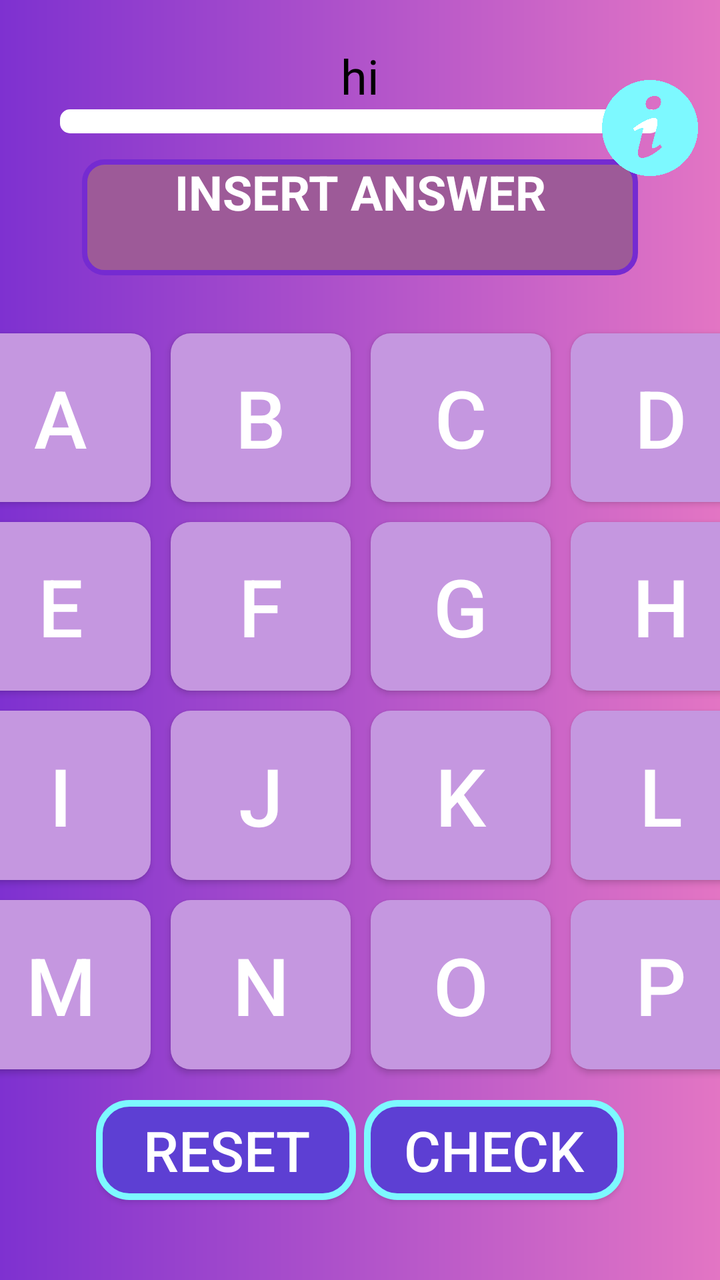
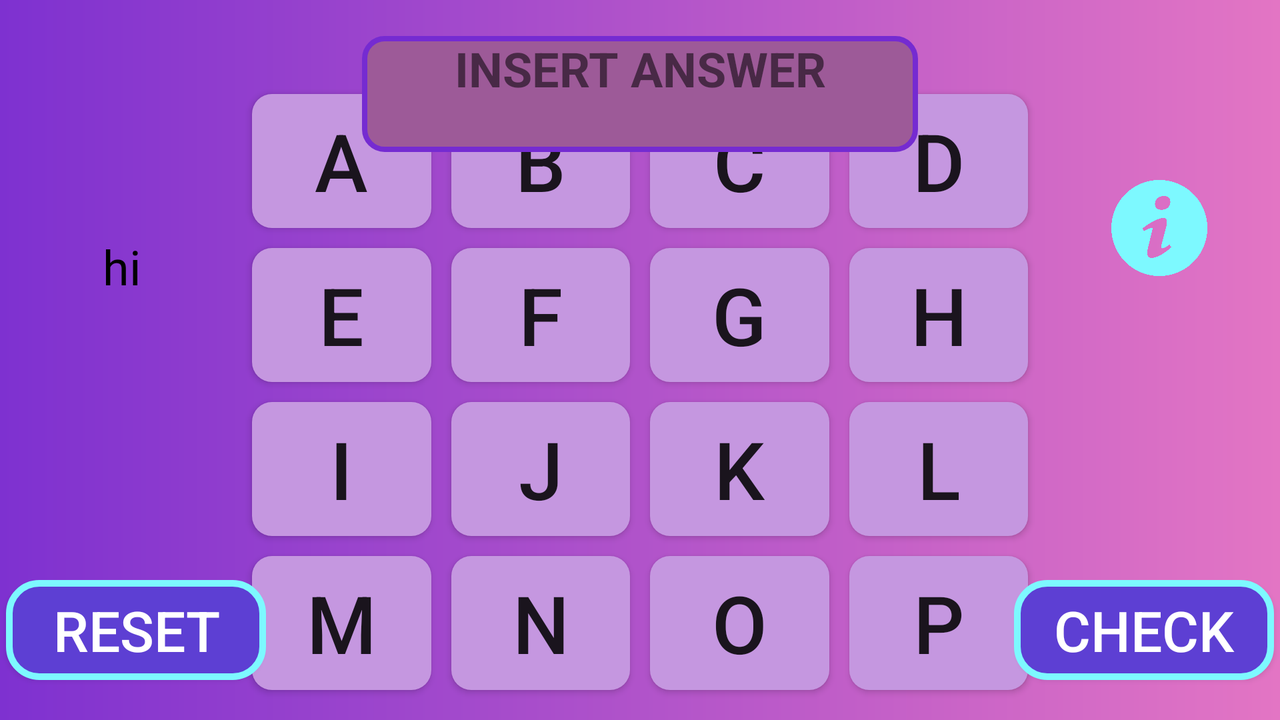

First picture: res/layout/ on a phone held upright. Second picture: the repository's own variant of that layout, on a device whose configuration matches the variant's folder. Source for both follows.
<!-- AndroidManifest.xml: application theme Base.Theme.WordGame -->
<!-- res/layout/activity_main_1.xml -->
<?xml version="1.0" encoding="utf-8"?>
<androidx.constraintlayout.widget.ConstraintLayout xmlns:android="http://schemas.android.com/apk/res/android"
    xmlns:app="http://schemas.android.com/apk/res-auto"
    xmlns:grid="http://schemas.android.com/apk/res-auto"
    xmlns:tools="http://schemas.android.com/tools"
    android:layout_width="match_parent"
    android:layout_height="match_parent"
    android:background="@drawable/background"
    android:orientation="vertical"
    tools:context=".MainActivity3">

    <ProgressBar
        android:id="@+id/loadprog"
        style="?android:attr/progressBarStyleHorizontal"
        android:layout_width="300dp"
        android:layout_height="12dp"
        android:progressDrawable="@drawable/progbar"
        app:layout_constraintEnd_toEndOf="parent"
        app:layout_constraintHorizontal_bias="0.5"
        app:layout_constraintStart_toStartOf="parent"
        app:layout_constraintTop_toBottomOf="@+id/actualtimer" />

    <GridLayout
        android:id="@+id/gridLayout"
        android:layout_width="400dp"
        android:layout_height="378dp"
        android:layout_margin="10sp"
        android:layout_marginTop="200dp"
        android:columnCount="4"
        android:rowCount="4"
        app:layout_constraintBottom_toBottomOf="parent"
        app:layout_constraintEnd_toEndOf="parent"
        app:layout_constraintHorizontal_bias="0.5"
        app:layout_constraintStart_toStartOf="parent"
        app:layout_constraintTop_toTopOf="parent"
        app:layout_constraintVertical_bias="0.627">

        <Button
            android:id="@+id/button1"
            android:layout_rowWeight="1"
            android:layout_columnWeight="1"
            android:layout_gravity="fill"
            android:layout_margin="5sp"
            android:background="@drawable/unclicked"
            android:text="A"
            android:textColor="@android:color/primary_text_dark"
            android:textSize="40sp" />

        <Button
            android:id="@+id/button2"
            android:layout_rowWeight="1"
            android:layout_columnWeight="1"
            android:layout_gravity="fill"
            android:layout_margin="5sp"
            android:background="@drawable/unclicked"
            android:text="B"
            android:textColor="@android:color/primary_text_dark"
            android:textSize="40sp" />

        <Button
            android:id="@+id/button3"
            android:layout_rowWeight="1"
            android:layout_columnWeight="1"
            android:layout_gravity="fill"
            android:layout_margin="5sp"
            android:background="@drawable/unclicked"
            android:text="C"
            android:textColor="@android:color/primary_text_dark"
            android:textSize="40sp" />

        <Button
            android:id="@+id/button4"
            android:layout_rowWeight="1"
            android:layout_columnWeight="1"
            android:layout_gravity="fill"
            android:layout_margin="5sp"
            android:background="@drawable/unclicked"
            android:text="D"
            android:textColor="@android:color/primary_text_dark"
            android:textSize="40sp" />

        <Button
            android:id="@+id/button5"
            android:layout_rowWeight="1"
            android:layout_columnWeight="1"
            android:layout_gravity="fill"
            android:layout_margin="5sp"
            android:background="@drawable/unclicked"
            android:text="E"
            android:textColor="@android:color/primary_text_dark"
            android:textSize="40sp" />

        <Button
            android:id="@+id/button6"
            android:layout_rowWeight="1"
            android:layout_columnWeight="1"
            android:layout_gravity="fill"
            android:layout_margin="5sp"
            android:background="@drawable/unclicked"
            android:text="F"
            android:textColor="@android:color/primary_text_dark"
            android:textSize="40sp" />

        <Button
            android:id="@+id/button7"
            android:layout_rowWeight="1"
            android:layout_columnWeight="1"
            android:layout_gravity="fill"
            android:layout_margin="5sp"
            android:background="@drawable/unclicked"
            android:text="G"
            android:textColor="@android:color/primary_text_dark"
            android:textSize="40sp" />

        <Button
            android:id="@+id/button8"
            android:layout_rowWeight="1"
            android:layout_columnWeight="1"
            android:layout_gravity="fill"
            android:layout_margin="5sp"
            android:background="@drawable/unclicked"
            android:text="H"
            android:textColor="@android:color/primary_text_dark"
            android:textSize="40sp" />

        <Button
            android:id="@+id/button9"
            android:layout_rowWeight="1"
            android:layout_columnWeight="1"
            android:layout_gravity="fill"
            android:layout_margin="5sp"
            android:background="@drawable/unclicked"
            android:text="I"
            android:textColor="@android:color/primary_text_dark"
            android:textSize="40sp" />

        <Button
            android:id="@+id/button10"
            android:layout_rowWeight="1"
            android:layout_columnWeight="1"
            android:layout_gravity="fill"
            android:layout_margin="5sp"
            android:background="@drawable/unclicked"
            android:text="J"
            android:textColor="@android:color/primary_text_dark"
            android:textSize="40sp" />

        <Button
            android:id="@+id/button11"
            android:layout_rowWeight="1"
            android:layout_columnWeight="1"
            android:layout_gravity="fill"
            android:layout_margin="5sp"
            android:background="@drawable/unclicked"
            android:text="K"
            android:textColor="@android:color/primary_text_dark"
            android:textSize="40sp" />

        <Button
            android:id="@+id/button12"
            android:layout_rowWeight="1"
            android:layout_columnWeight="1"
            android:layout_gravity="fill"
            android:layout_margin="5sp"
            android:background="@drawable/unclicked"
            android:text="L"
            android:textColor="@android:color/primary_text_dark"
            android:textSize="40sp" />

        <Button
            android:id="@+id/button13"
            android:layout_rowWeight="1"
            android:layout_columnWeight="1"
            android:layout_gravity="fill"
            android:layout_margin="5sp"
            android:background="@drawable/unclicked"
            android:text="M"
            android:textColor="@android:color/primary_text_dark"
            android:textSize="40sp" />

        <Button
            android:id="@+id/button14"
            android:layout_rowWeight="1"
            android:layout_columnWeight="1"
            android:layout_gravity="fill"
            android:layout_margin="5sp"
            android:background="@drawable/unclicked"
            android:text="N"
            android:textColor="@android:color/primary_text_dark"
            android:textSize="40sp" />

        <Button
            android:id="@+id/button15"
            android:layout_rowWeight="1"
            android:layout_columnWeight="1"
            android:layout_gravity="fill"
            android:layout_margin="5sp"
            android:background="@drawable/unclicked"
            android:text="O"
            android:textColor="@android:color/primary_text_dark"
            android:textSize="40sp" />

        <Button
            android:id="@+id/button16"
            android:layout_rowWeight="1"
            android:layout_columnWeight="1"
            android:layout_gravity="fill"
            android:layout_margin="5sp"
            android:background="@drawable/unclicked"
            android:text="P"
            android:textColor="@android:color/primary_text_dark"
            android:textSize="40sp" />

    </GridLayout>


    <Button
        android:id="@+id/reset"
        android:layout_width="130dp"
        android:layout_height="50dp"
        android:layout_marginStart="48dp"
        android:layout_marginBottom="40dp"
        android:background="@drawable/resetcheck"
        android:text="Reset"
        android:textAlignment="center"
        android:textColor="@color/white"
        android:textSize="28sp"
        grid:layout_constraintBottom_toBottomOf="parent"
        grid:layout_constraintStart_toStartOf="parent" />

    <Button
        android:id="@+id/check"
        android:layout_width="130dp"
        android:layout_height="50dp"
        android:layout_marginEnd="48dp"
        android:layout_marginBottom="40dp"
        android:background="@drawable/resetcheck"
        android:text="Check"
        android:textAlignment="center"
        android:textColor="@color/white"
        android:textSize="28sp"
        app:layout_constraintBottom_toBottomOf="parent"
        app:layout_constraintEnd_toEndOf="parent" />

    <TextView
        android:id="@+id/answer"
        android:layout_width="278dp"
        android:layout_height="58dp"
        android:layout_marginBottom="24dp"
        android:background="@drawable/clicked"
        android:text="INSERT ANSWER"
        android:textAlignment="center"
        android:textAllCaps="true"
        android:textColor="@android:color/primary_text_dark"
        android:textSize="24sp"
        android:textStyle="bold"
        app:layout_constraintBottom_toTopOf="@+id/gridLayout"
        app:layout_constraintEnd_toEndOf="parent"
        app:layout_constraintStart_toStartOf="parent" />

    <Button
        android:id="@+id/life3"
        android:layout_width="50dp"
        android:layout_height="50dp"
        android:layout_marginStart="30dp"
        android:layout_marginTop="35dp"
        android:background="@drawable/redheart"
        app:layout_constraintStart_toStartOf="parent"
        app:layout_constraintTop_toTopOf="parent" />

    <Button
        android:id="@+id/life2"
        android:layout_width="50dp"
        android:layout_height="50dp"
        android:layout_marginStart="80dp"
        android:layout_marginTop="35dp"
        android:background="@drawable/redheart"
        app:layout_constraintStart_toStartOf="parent"
        app:layout_constraintTop_toTopOf="parent" />

    <Button
        android:id="@+id/life1"
        android:layout_width="50dp"
        android:layout_height="50dp"
        android:layout_marginStart="130dp"
        android:layout_marginTop="35dp"
        android:background="@drawable/redheart"
        app:layout_constraintStart_toStartOf="parent"
        app:layout_constraintTop_toTopOf="parent" />

    <Button
        android:id="@+id/clueinfo"
        android:layout_width="48dp"
        android:layout_height="48dp"
        android:layout_marginStart="110dp"
        android:layout_marginTop="40dp"
        android:background="@drawable/i"
        android:backgroundTint="#7DF9FF"
        app:layout_constraintEnd_toEndOf="parent"
        app:layout_constraintStart_toEndOf="@+id/life1"
        app:layout_constraintTop_toTopOf="parent" />

    <TextView
        android:id="@+id/actualtimer"
        android:layout_width="150dp"
        android:layout_height="33dp"
        android:layout_marginBottom="25dp"
        android:background="@drawable/textboxbg"
        android:fontFamily="@font/acme"
        android:text="hi"
        android:textAlignment="center"
        android:textColor="@color/black"
        android:textSize="24sp"
        app:layout_constraintBottom_toTopOf="@+id/answer"
        app:layout_constraintEnd_toEndOf="parent"
        app:layout_constraintHorizontal_bias="0.5"
        app:layout_constraintStart_toStartOf="parent" />

</androidx.constraintlayout.widget.ConstraintLayout>
<!-- resources referenced by this layout -->
<resources>
  <color name="black">#FF000000</color>
  <color name="white">#FFFFFFFF</color>
  <!-- drawable background (drawable) -->
  <?xml version="1.0" encoding="utf-8"?>
  <shape xmlns:android="http://schemas.android.com/apk/res/android">
      <gradient
          android:startColor="#E375C4"
          android:endColor="#7E31D0"
          android:angle="180"
          />
  </shape>
  <!-- drawable clicked (drawable) -->
  <?xml version="1.0" encoding="utf-8"?>
  <shape xmlns:android="http://schemas.android.com/apk/res/android">
      <solid
          android:color="#9D5A98"></solid>
      <corners
          android:topLeftRadius="10dp"
          android:topRightRadius="10dp"
          android:bottomLeftRadius="10dp"
          android:bottomRightRadius="10dp"></corners>
      <stroke android:width="8px" android:color="#752BD1" />
  </shape>
  <!-- drawable i: png bitmap (drawable, 43830 bytes) -->
  <!-- drawable progbar (drawable) -->
  <layer-list xmlns:android="http://schemas.android.com/apk/res/android">
  
      <item android:id="@android:id/background">
          <shape>
              <corners android:radius="5dip" />
              <solid
                  android:color="@color/white"
                  />
          </shape>
      </item>
  
      <item android:id="@android:id/progress">
          <clip>
              <scale android:scaleWidth="100%">
              <shape>
                  <corners android:radius="5dip" />
                  <gradient
                      android:startColor="#22FF00"
                      android:centerColor="#FFDD00"
                      android:centerY="0.75"
                      android:endColor="#FF0000"
                      android:angle="180"
                      />
              </shape>
              </scale>
          </clip>
      </item>
  
  </layer-list>
  <!-- drawable resetcheck (drawable) -->
  <?xml version="1.0" encoding="utf-8"?>
  <shape xmlns:android="http://schemas.android.com/apk/res/android">
      <solid
          android:color="#5D3FD3"></solid>
      <corners
          android:topLeftRadius="15dp"
          android:topRightRadius="15dp"
          android:bottomLeftRadius="15dp"
          android:bottomRightRadius="15dp"></corners>
      <stroke android:width="10px" android:color="#7DF9FF" />
  </shape>
  <!-- drawable unclicked (drawable) -->
  <?xml version="1.0" encoding="utf-8"?>
  <shape xmlns:android="http://schemas.android.com/apk/res/android">
      <solid
          android:color="#C597E0"></solid>
      <corners
          android:topLeftRadius="10dp"
          android:topRightRadius="10dp"
          android:bottomLeftRadius="10dp"
          android:bottomRightRadius="10dp"></corners>
  </shape>
  <!-- from res/values-v23/ -->
  <style name="Base.Theme.WordGame" parent="Theme.AppCompat.DayNight.NoActionBar">
          
          
      </style>
</resources>
<!-- res/layout-land/activity_main_1.xml (the repository's variant of the layout above) -->
<!-- drawn on the phone turned sideways -->
<?xml version="1.0" encoding="utf-8"?>
<androidx.constraintlayout.widget.ConstraintLayout xmlns:android="http://schemas.android.com/apk/res/android"
    xmlns:app="http://schemas.android.com/apk/res-auto"
    xmlns:grid="http://schemas.android.com/apk/res-auto"
    xmlns:tools="http://schemas.android.com/tools"
    android:layout_width="match_parent"
    android:layout_height="match_parent"
    android:background="@drawable/background"
    android:orientation="vertical"
    tools:context=".MainActivity3">

    <ProgressBar
        android:id="@+id/loadprog"
        style="?android:attr/progressBarStyleHorizontal"
        android:layout_width="300dp"
        android:layout_height="12dp"
        android:layout_marginTop="5dp"
        android:layout_marginBottom="5dp"
        android:progressDrawable="@drawable/progbar"
        app:layout_constraintBottom_toTopOf="@+id/gridLayout"
        app:layout_constraintEnd_toEndOf="parent"
        app:layout_constraintHorizontal_bias="0.5"
        app:layout_constraintStart_toStartOf="parent"
        app:layout_constraintTop_toBottomOf="@+id/answer" />


    <GridLayout
        android:id="@+id/gridLayout"
        android:layout_width="398dp"
        android:layout_height="308dp"
        android:layout_marginBottom="10dp"
        android:columnCount="4"
        android:rowCount="4"
        app:layout_constraintBottom_toBottomOf="parent"
        app:layout_constraintEnd_toEndOf="parent"
        app:layout_constraintHorizontal_bias="0.5"
        app:layout_constraintStart_toStartOf="parent">

        <Button
            android:id="@+id/button1"
            android:layout_rowWeight="1"
            android:layout_columnWeight="1"
            android:layout_gravity="fill"
            android:layout_margin="5sp"
            android:background="@drawable/unclicked"
            android:text="A"
            android:textSize="40sp" />

        <Button
            android:id="@+id/button2"
            android:layout_rowWeight="1"
            android:layout_columnWeight="1"
            android:layout_gravity="fill"
            android:layout_margin="5sp"
            android:background="@drawable/unclicked"
            android:text="B"
            android:textSize="40sp" />

        <Button
            android:id="@+id/button3"
            android:layout_rowWeight="1"
            android:layout_columnWeight="1"
            android:layout_gravity="fill"
            android:layout_margin="5sp"
            android:background="@drawable/unclicked"
            android:text="C"
            android:textSize="40sp" />

        <Button
            android:id="@+id/button4"
            android:layout_rowWeight="1"
            android:layout_columnWeight="1"
            android:layout_gravity="fill"
            android:layout_margin="5sp"
            android:background="@drawable/unclicked"
            android:text="D"
            android:textSize="40sp" />

        <Button
            android:id="@+id/button5"
            android:layout_rowWeight="1"
            android:layout_columnWeight="1"
            android:layout_gravity="fill"
            android:layout_margin="5sp"
            android:background="@drawable/unclicked"
            android:text="E"
            android:textSize="40sp" />

        <Button
            android:id="@+id/button6"
            android:layout_rowWeight="1"
            android:layout_columnWeight="1"
            android:layout_gravity="fill"
            android:layout_margin="5sp"
            android:background="@drawable/unclicked"
            android:text="F"
            android:textSize="40sp" />

        <Button
            android:id="@+id/button7"
            android:layout_rowWeight="1"
            android:layout_columnWeight="1"
            android:layout_gravity="fill"
            android:layout_margin="5sp"
            android:background="@drawable/unclicked"
            android:text="G"
            android:textSize="40sp" />

        <Button
            android:id="@+id/button8"
            android:layout_rowWeight="1"
            android:layout_columnWeight="1"
            android:layout_gravity="fill"
            android:layout_margin="5sp"
            android:background="@drawable/unclicked"
            android:text="H"
            android:textSize="40sp" />

        <Button
            android:id="@+id/button9"
            android:layout_rowWeight="1"
            android:layout_columnWeight="1"
            android:layout_gravity="fill"
            android:layout_margin="5sp"
            android:background="@drawable/unclicked"
            android:text="I"
            android:textSize="40sp" />

        <Button
            android:id="@+id/button10"
            android:layout_rowWeight="1"
            android:layout_columnWeight="1"
            android:layout_gravity="fill"
            android:layout_margin="5sp"
            android:background="@drawable/unclicked"
            android:text="J"
            android:textSize="40sp" />

        <Button
            android:id="@+id/button11"
            android:layout_rowWeight="1"
            android:layout_columnWeight="1"
            android:layout_gravity="fill"
            android:layout_margin="5sp"
            android:background="@drawable/unclicked"
            android:text="K"
            android:textSize="40sp" />

        <Button
            android:id="@+id/button12"
            android:layout_rowWeight="1"
            android:layout_columnWeight="1"
            android:layout_gravity="fill"
            android:layout_margin="5sp"
            android:background="@drawable/unclicked"
            android:text="L"
            android:textSize="40sp" />

        <Button
            android:id="@+id/button13"
            android:layout_rowWeight="1"
            android:layout_columnWeight="1"
            android:layout_gravity="fill"
            android:layout_margin="5sp"
            android:background="@drawable/unclicked"
            android:text="M"
            android:textSize="40sp" />

        <Button
            android:id="@+id/button14"
            android:layout_rowWeight="1"
            android:layout_columnWeight="1"
            android:layout_gravity="fill"
            android:layout_margin="5sp"
            android:background="@drawable/unclicked"
            android:text="N"
            android:textSize="40sp" />

        <Button
            android:id="@+id/button15"
            android:layout_rowWeight="1"
            android:layout_columnWeight="1"
            android:layout_gravity="fill"
            android:layout_margin="5sp"
            android:background="@drawable/unclicked"
            android:text="O"
            android:textSize="40sp" />

        <Button
            android:id="@+id/button16"
            android:layout_rowWeight="1"
            android:layout_columnWeight="1"
            android:layout_gravity="fill"
            android:layout_margin="5sp"
            android:background="@drawable/unclicked"
            android:text="P"
            android:textSize="40sp" />

    </GridLayout>

    <Button
        android:id="@+id/reset"
        android:layout_width="130dp"
        android:layout_height="50dp"
        android:layout_marginStart="20dp"
        android:layout_marginEnd="5dp"
        android:layout_marginBottom="20dp"
        android:background="@drawable/resetcheck"
        android:text="Reset"
        android:textAlignment="center"
        android:textColor="@color/white"
        android:textSize="28sp"
        app:layout_constraintEnd_toStartOf="@+id/gridLayout"
        grid:layout_constraintBottom_toBottomOf="parent"
        grid:layout_constraintStart_toStartOf="parent" />

    <Button
        android:id="@+id/check"
        android:layout_width="130dp"
        android:layout_height="50dp"
        android:layout_marginStart="5dp"
        android:layout_marginEnd="20dp"
        android:layout_marginBottom="20dp"
        android:background="@drawable/resetcheck"
        android:text="Check"
        android:textAlignment="center"
        android:textColor="@color/white"
        android:textSize="28sp"
        app:layout_constraintBottom_toBottomOf="parent"
        app:layout_constraintEnd_toEndOf="parent"
        app:layout_constraintStart_toEndOf="@+id/gridLayout" />

    <TextView
        android:id="@+id/answer"
        android:layout_width="278dp"
        android:layout_height="58dp"
        android:layout_marginTop="18dp"
        android:background="@drawable/clicked"
        android:text="INSERT ANSWER"
        android:textAlignment="center"
        android:textAllCaps="true"
        android:textSize="24sp"
        android:textStyle="bold"
        app:layout_constraintEnd_toEndOf="parent"
        app:layout_constraintHorizontal_bias="0.5"
        app:layout_constraintStart_toStartOf="parent"
        app:layout_constraintTop_toTopOf="parent" />

    <Button
        android:id="@+id/life3"
        android:layout_width="50dp"
        android:layout_height="50dp"
        android:layout_marginStart="30dp"
        android:layout_marginTop="35dp"
        android:background="@drawable/redheart"
        app:layout_constraintStart_toStartOf="parent"
        app:layout_constraintTop_toTopOf="parent" />

    <Button
        android:id="@+id/life2"
        android:layout_width="50dp"
        android:layout_height="50dp"
        android:layout_marginTop="35dp"
        android:background="@drawable/redheart"
        app:layout_constraintStart_toEndOf="@+id/life3"
        app:layout_constraintTop_toTopOf="parent" />

    <Button
        android:id="@+id/life1"
        android:layout_width="50dp"
        android:layout_height="50dp"
        android:layout_marginTop="35dp"
        android:background="@drawable/redheart"
        app:layout_constraintStart_toEndOf="@+id/life2"
        app:layout_constraintTop_toTopOf="parent" />

    <Button
        android:id="@+id/clueinfo"
        android:layout_width="48dp"
        android:layout_height="48dp"
        android:layout_marginStart="55dp"
        android:layout_marginTop="90dp"
        android:layout_marginEnd="55dp"
        android:background="@drawable/i"
        android:backgroundTint="#7DF9FF"
        app:layout_constraintEnd_toEndOf="parent"
        app:layout_constraintStart_toEndOf="@+id/gridLayout"
        app:layout_constraintTop_toTopOf="parent" />

    <TextView
        android:id="@+id/actualtimer"
        android:layout_width="148dp"
        android:layout_height="33dp"
        android:layout_marginBottom="140dp"
        android:background="@drawable/textboxbg"
        android:fontFamily="@font/acme"
        android:text="hi"
        android:textAlignment="center"
        android:textColor="@color/black"
        android:textSize="24sp"
        app:layout_constraintBottom_toTopOf="@+id/reset"
        app:layout_constraintEnd_toStartOf="@+id/gridLayout"
        app:layout_constraintStart_toStartOf="parent" />

</androidx.constraintlayout.widget.ConstraintLayout>
